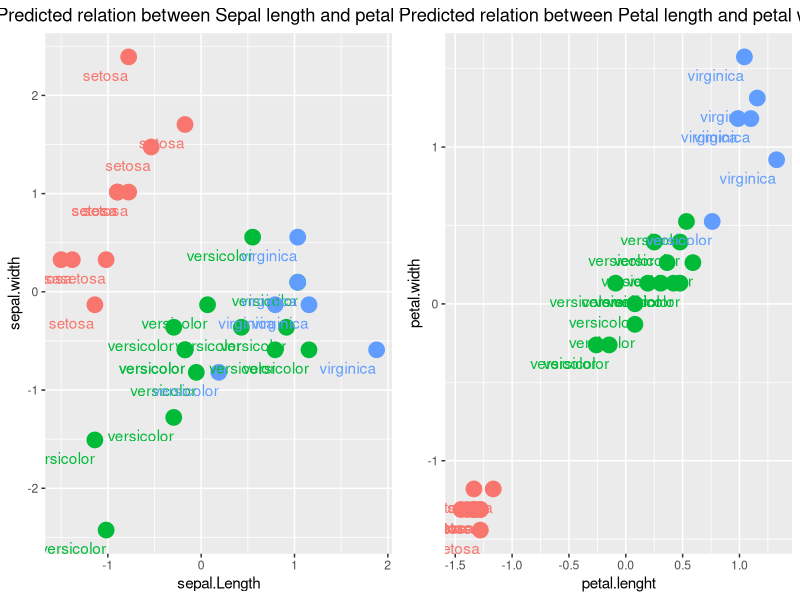

Reproduce this figure in R.
#KNN in R
 data <- iris

 #Assigning row lables
 
 row_lables = data[,5]

 # wE want to scale our data
 
 data[,1:4] <- scale(data[,1:4])

 #set seed
 set.seed(123)
 
 
 #Get the size to split where size is the size of training = 80/20
 size <- floor(0.8 * nrow(data))

 
#obtain row numbers
 train_ind <- sample(seq_len(nrow(data)), size = size)

 #Training lables
 train_lables <- data[train_ind,5]

 #testing lables
 test_lables <- row_lables[-train_ind]
 
 #training data
 data_train <- data[train_ind,1:4]
 
 #testing data
 data_test <- data[-train_ind,1:4]
 
 View(data_test)
 View(data_train)
 
 
 
 # Model run
 library(class)   # for KNN
 prediction <- knn(train = data_train,
                   test = data_test,
                   cl = train_lables,
                   k = round(sqrt(nrow(data_train))))
 
 #Let us focus on plotting
 plot_predictions <- data.frame(
   data_test$Sepal.Length,
   data_test$Sepal.Width,
   data_test$Petal.Length,
   data_test$Petal.Width,
   prediction = prediction)
 
 # renaming the columns
 colnames(plot_predictions) <- c("sepal.Length",
                                 "sepal.width",
                                 "petal.lenght",
                                 "petal.width",
                                 "predicted")
 
 # Lets plot our data
 library(ggplot2)
library(gridExtra) 

 p1 <- ggplot(plot_predictions, aes(
   sepal.Length,
   sepal.width,
   color = predicted,
   fill = predicted)) +
   geom_point(size = 5)+
   geom_text(aes(label = test_lables), hjust = 1, vjust = 2)+
   ggtitle("Predicted relation between Sepal length and petal width")+
   theme(plot.title = element_text(hjust = 0.5))+
   theme(legend.position = "none")
  
p2 <- ggplot(plot_predictions, aes(
  petal.lenght,
  petal.width,
  color = predicted,
  fill = predicted)) +
  geom_point(size = 5)+
  geom_text(aes(label = test_lables), hjust = 1, vjust = 2)+
  ggtitle("Predicted relation between Petal length and petal width")+
  theme(plot.title = element_text(hjust = 0.5))+
  theme(legend.position = "none")

grid.arrange(p1,p2,ncol = 2)
